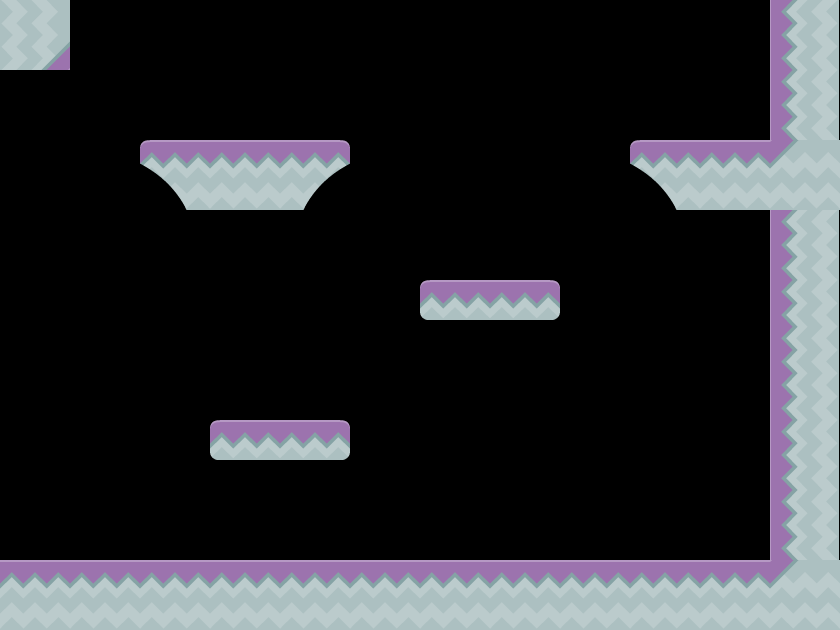

Below is a game level as drawn by its tile map, then a one-line description and the .tmx that defines it (tile-layer data replaced by summaries):
An orthogonal 12x9 tile map with 70x70 px tiles, 1 tile layer (Tile Layer 1), 3 tilesets.

<map version="1.0" orientation="orthogonal" width="12" height="9" tilewidth="70" tileheight="70">
 <tileset firstgid="1" name="tiles_spritesheet" tilewidth="70" tileheight="70" spacing="2">
  <image source="../Assets/Kenney/Base pack/Tiles/tiles_spritesheet.png" width="914" height="936" />
 </tileset>
 <tileset firstgid="157" name="stoneMid2" tilewidth="70" tileheight="70" spacing="2">
  <image source="../Assets/Kenney/Base pack/Tiles/stoneMid2.png" width="70" height="70" />
 </tileset>
 <tileset firstgid="158" name="stoneHillRight2" tilewidth="70" tileheight="70" spacing="2">
  <image source="../Assets/Kenney/Base pack/Tiles/stoneHillRight2.png" width="70" height="70" />
 </tileset>
 <layer name="Tile Layer 1" width="12" height="9">
  <data>[108 cells, 30 non-empty, 8 distinct tile ids]</data>
 </layer>
</map>
